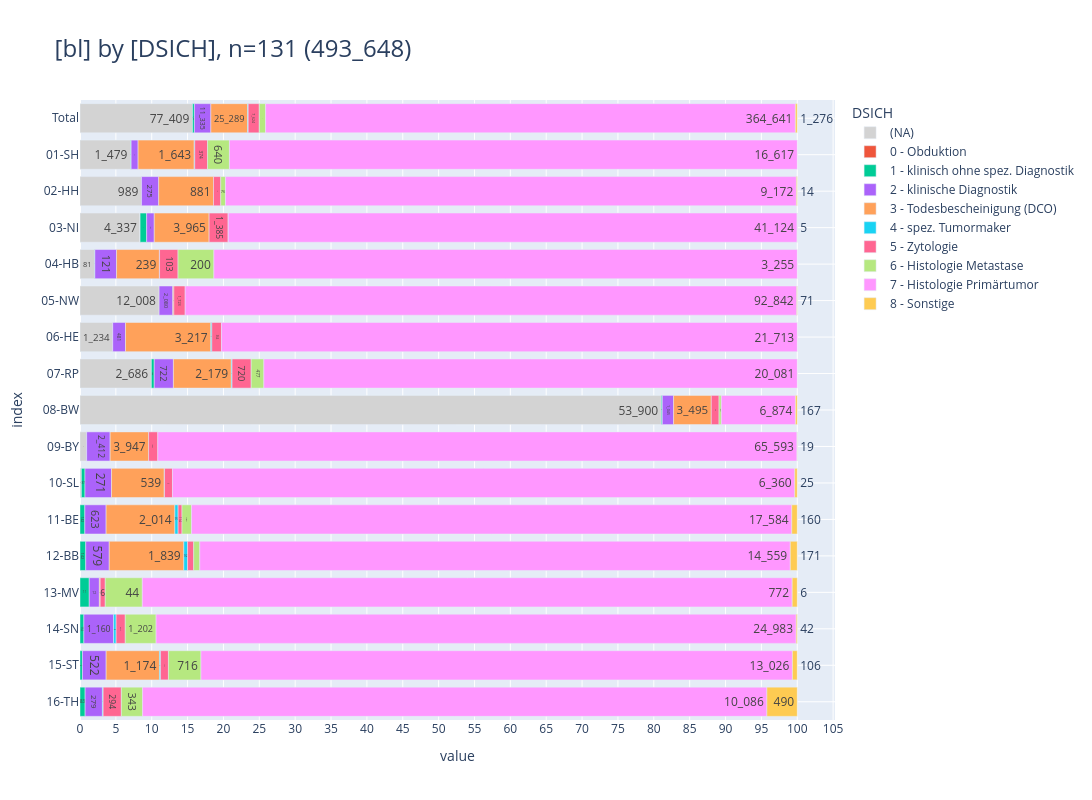

Source (notebook cell):
### Markdown cell above
<br>

### <a id='toc1_5_3_'></a>[Diagnosesicherung](#toc0_)
- **Filter: DJ = 2023, C44 und D-Diagnosen sind ausgeschlossen**

> 💡 `ZfKD`: _"auffällig ist der hohe Anteil an fehlenden Diagnosesicherungen in `08-BW`"_  
> 💡 `ZfKD`: _"keine DCO Markierungen für Fälle aus `05-NW`"_

### Code cell
_alias = "DSICH"
_df = (
    show_freqs(alias=_alias)
    .merge(dim_dsich_epi, left_on=_alias, right_index=True, how="left")[
        ["kkr", "label", "cnt"]
    ]
    .rename(columns={"kkr": "bl", "label": _alias})
)
_=pls.plot_stacked_bars(
    _df,
    orientation="h",
    normalize=False,
    relative=True,
    dropna=False,
    sort_values_index=False,
    show_total=True,
    height=800,
)

### Figure 1 — Plotly figure (JSON) as saved in the notebook; plotly's stock layout.template omitted (floating-point values rounded to 4 significant figures)
{"data": [{"hovertemplate": "col=(NA)<br>value=%{x}<br>index=%{y}<br>cnt_str=%{text}<extra></extra>", "legendgroup": "(NA)", "marker": {"color": "lightgray", "pattern": {"shape": ""}}, "name": "(NA)", "orientation": "h", "showlegend": true, "text": ["77_409", "1_479", "989", "4_337", "81", "12_008", "1_234", "2_686", "53_900", "681", "14"], "textposition": "auto", "type": "bar", "x": [77409, 1479, 989, 4337, 81, 12008, 1234, 2686, 53900, 681, 14], "xaxis": "x", "y": [" Total", "01-SH", "02-HH", "03-NI", "04-HB", "05-NW", "06-HE", "07-RP", "08-BW", "09-BY", "10-SL"], "yaxis": "y"}, {"hovertemplate": "col=0 - Obduktion<br>value=%{x}<br>index=%{y}<br>cnt_str=%{text}<extra></extra>", "legendgroup": "0 - Obduktion", "marker": {"color": "#EF553B", "pattern": {"shape": ""}}, "name": "0 - Obduktion", "orientation": "h", "showlegend": true, "text": ["8", "6", "1", "1"], "textposition": "auto", "type": "bar", "x": [8, 6, 1, 1], "xaxis": "x", "y": [" Total", "03-NI", "06-HE", "09-BY"], "yaxis": "y"}, {"hovertemplate": "col=1 - klinisch ohne spez. Diagnostik<br>value=%{x}<br>index=%{y}<br>cnt_str=%{text}<extra></extra>", "legendgroup": "1 - klinisch ohne spez. Diagnostik", "marker": {"color": "#00CC96", "pattern": {"shape": ""}}, "name": "1 - klinisch ohne spez. Diagnostik", "orientation": "h", "showlegend": true, "text": ["1_320", "18", "475", "2", "109", "95", "37", "142", "142", "11", "152", "54", "83"], "textposition": "auto", "type": "bar", "x": [1320, 18, 475, 2, 109, 95, 37, 142, 142, 11, 152, 54, 83], "xaxis": "x", "y": [" Total", "01-SH", "03-NI", "04-HB", "07-RP", "08-BW", "10-SL", "11-BE", "12-BB", "13-MV", "14-SN", "15-ST", "16-TH"], "yaxis": "y"}, {"hovertemplate": "col=2 - klinische Diagnostik<br>value=%{x}<br>index=%{y}<br>cnt_str=%{text}<extra></extra>", "legendgroup": "2 - klinische Diagnostik", "marker": {"color": "#AB63FA", "pattern": {"shape": ""}}, "name": "2 - klinische Diagnostik", "orientation": "h", "showlegend": true, "text": ["11_335", "203", "275", "550", "121", "2_080", "481", "722", "1_045", "2_412", "271", "623", "579", "12", "1_160", "522", "279"], "textposition": "auto", "type": "bar", "x": [11335, 203, 275, 550, 121, 2080, 481, 722, 1045, 2412, 271, 623, 579, 12, 1160, 522, 279], "xaxis": "x", "y": [" Total", "01-SH", "02-HH", "03-NI", "04-HB", "05-NW", "06-HE", "07-RP", "08-BW", "09-BY", "10-SL", "11-BE", "12-BB", "13-MV", "14-SN", "15-ST", "16-TH"], "yaxis": "y"}, {"hovertemplate": "col=3 - Todesbescheinigung (DCO)<br>value=%{x}<br>index=%{y}<br>cnt_str=%{text}<extra></extra>", "legendgroup": "3 - Todesbescheinigung (DCO)", "marker": {"color": "#FFA15A", "pattern": {"shape": ""}}, "name": "3 - Todesbescheinigung (DCO)", "orientation": "h", "showlegend": true, "text": ["25_289", "1_643", "881", "3_965", "239", "156", "3_217", "2_179", "3_495", "3_947", "539", "2_014", "1_839", "1", "1_174"], "textposition": "auto", "type": "bar", "x": [25289, 1643, 881, 3965, 239, 156, 3217, 2179, 3495, 3947, 539, 2014, 1839, 1, 1174], "xaxis": "x", "y": [" Total", "01-SH", "02-HH", "03-NI", "04-HB", "05-NW", "06-HE", "07-RP", "08-BW", "09-BY", "10-SL", "11-BE", "12-BB", "13-MV", "15-ST"], "yaxis": "y"}, {"hovertemplate": "col=4 - spez. Tumormaker<br>value=%{x}<br>index=%{y}<br>cnt_str=%{text}<extra></extra>", "legendgroup": "4 - spez. Tumormaker", "marker": {"color": "#19D3F3", "pattern": {"shape": ""}}, "name": "4 - spez. Tumormaker", "orientation": "h", "showlegend": true, "text": ["408", "16", "1", "38", "29", "3", "95", "92", "98", "24", "12"], "textposition": "auto", "type": "bar", "x": [408, 16, 1, 38, 29, 3, 95, 92, 98, 24, 12], "xaxis": "x", "y": [" Total", "01-SH", "04-HB", "06-HE", "07-RP", "10-SL", "11-BE", "12-BB", "14-SN", "15-ST", "16-TH"], "yaxis": "y"}, {"hovertemplate": "col=5 - Zytologie<br>value=%{x}<br>index=%{y}<br>cnt_str=%{text}<extra></extra>", "legendgroup": "5 - Zytologie", "marker": {"color": "#FF6692", "pattern": {"shape": ""}}, "name": "5 - Zytologie", "orientation": "h", "showlegend": true, "text": ["7_624", "374", "116", "1_385", "103", "1_723", "364", "720", "721", "941", "81", "114", "151", "6", "357", "174", "294"], "textposition": "auto", "type": "bar", "x": [7624, 374, 116, 1385, 103, 1723, 364, 720, 721, 941, 81, 114, 151, 6, 357, 174, 294], "xaxis": "x", "y": [" Total", "01-SH", "02-HH", "03-NI", "04-HB", "05-NW", "06-HE", "07-RP", "08-BW", "09-BY", "10-SL", "11-BE", "12-BB", "13-MV", "14-SN", "15-ST", "16-TH"], "yaxis": "y"}, {"hovertemplate": "col=6 - Histologie Metastase<br>value=%{x}<br>index=%{y}<br>cnt_str=%{text}<extra></extra>", "legendgroup": "6 - Histologie Metastase", "marker": {"color": "#B6E880", "pattern": {"shape": ""}}, "name": "6 - Histologie Metastase", "orientation": "h", "showlegend": true, "text": ["4_338", "640", "76", "1", "200", "477", "209", "280", "150", "44", "1_202", "716", "343"], "textposition": "auto", "type": "bar", "x": [4338, 640, 76, 1, 200, 477, 209, 280, 150, 44, 1202, 716, 343], "xaxis": "x", "y": [" Total", "01-SH", "02-HH", "03-NI", "04-HB", "07-RP", "08-BW", "11-BE", "12-BB", "13-MV", "14-SN", "15-ST", "16-TH"], "yaxis": "y"}, {"hovertemplate": "col=7 - Histologie Primärtumor<br>value=%{x}<br>index=%{y}<br>cnt_str=%{text}<extra></extra>", "legendgroup": "7 - Histologie Primärtumor", "marker": {"color": "#FF97FF", "pattern": {"shape": ""}}, "name": "7 - Histologie Primärtumor", "orientation": "h", "showlegend": true, "text": ["364_641", "16_617", "9_172", "41_124", "3_255", "92_842", "21_713", "20_081", "6_874", "65_593", "6_360", "17_584", "14_559", "772", "24_983", "13_026", "10_086"], "textposition": "auto", "type": "bar", "x": [364641, 16617, 9172, 41124, 3255, 92842, 21713, 20081, 6874, 65593, 6360, 17584, 14559, 772, 24983, 13026, 10086], "xaxis": "x", "y": [" Total", "01-SH", "02-HH", "03-NI", "04-HB", "05-NW", "06-HE", "07-RP", "08-BW", "09-BY", "10-SL", "11-BE", "12-BB", "13-MV", "14-SN", "15-ST", "16-TH"], "yaxis": "y"}, {"hovertemplate": "col=8 - Sonstige<br>value=%{x}<br>index=%{y}<br>cnt_str=%{text}<extra></extra>", "legendgroup": "8 - Sonstige", "marker": {"color": "#FECB52", "pattern": {"shape": ""}}, "name": "8 - Sonstige", "orientation": "h", "showlegend": true, "text": ["1_276", "14", "5", "71", "167", "19", "25", "160", "171", "6", "42", "106", "490"], "textposition": "auto", "type": "bar", "x": [1276, 14, 5, 71, 167, 19, 25, 160, 171, 6, 42, 106, 490], "xaxis": "x", "y": [" Total", "02-HH", "03-NI", "05-NW", "08-BW", "09-BY", "10-SL", "11-BE", "12-BB", "13-MV", "14-SN", "15-ST", "16-TH"], "yaxis": "y"}], "layout": {"barmode": "relative", "barnorm": "percent", "height": 800, "legend": {"title": {"text": "DSICH"}, "tracegroupgap": 0, "traceorder": "normal"}, "title": {"font": {"size": 24}, "text": "[bl] by [DSICH], n=131 (493_648)", "xanchor": "left", "y": 0.95, "yanchor": "top"}, "width": 1600, "xaxis": {"anchor": "y", "domain": [0, 1], "dtick": 5, "gridwidth": 1, "showgrid": true, "title": {"text": "value"}}, "yaxis": {"anchor": "x", "categoryarray": ["16-TH", "15-ST", "14-SN", "13-MV", "12-BB", "11-BE", "10-SL", "09-BY", "08-BW", "07-RP", "06-HE", "05-NW", "04-HB", "03-NI", "02-HH", "01-SH", " Total"], "categoryorder": "array", "domain": [0, 1], "gridwidth": 1, "showgrid": true, "title": {"text": "index"}}}}
